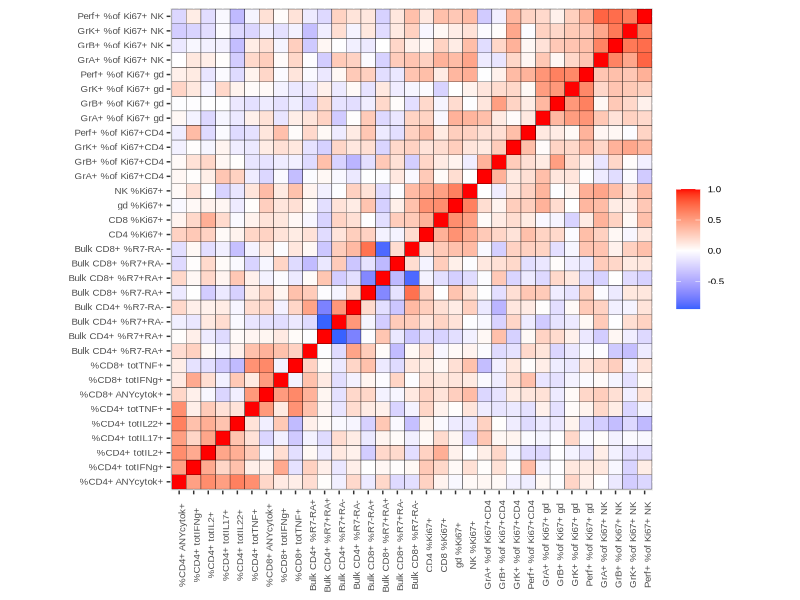
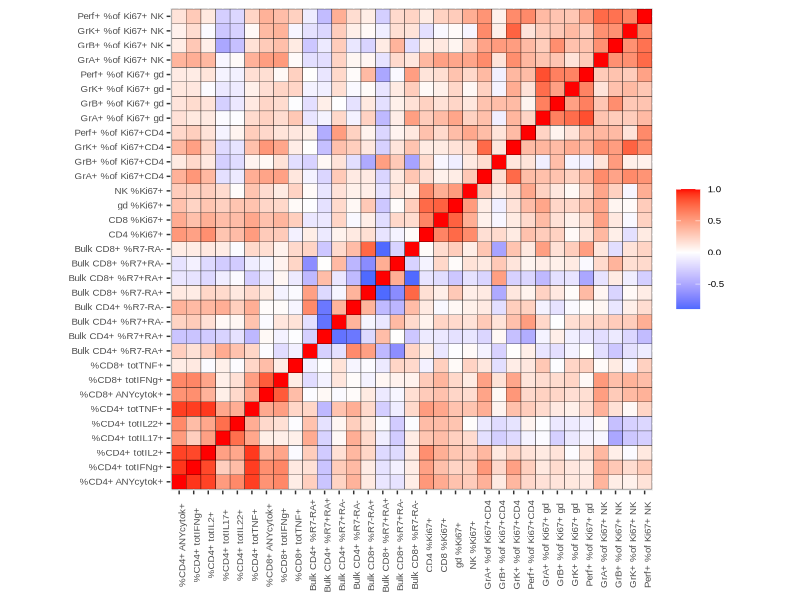
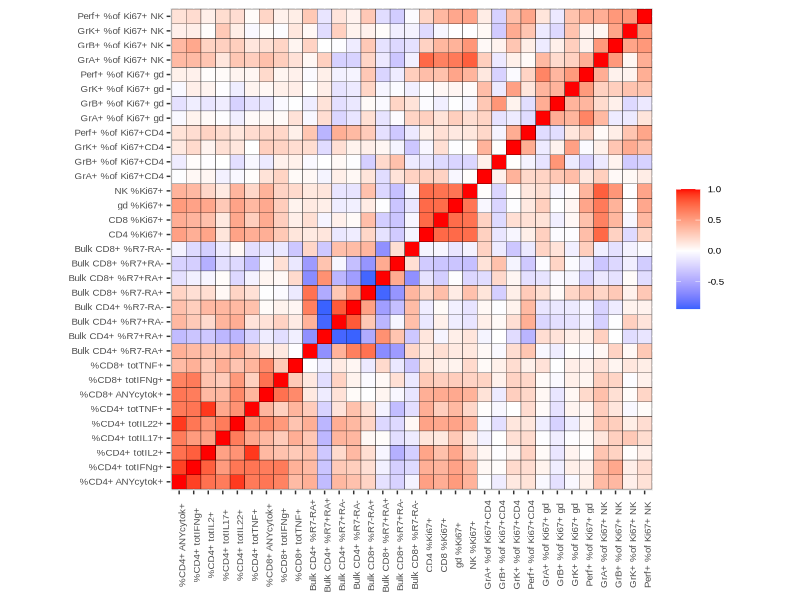
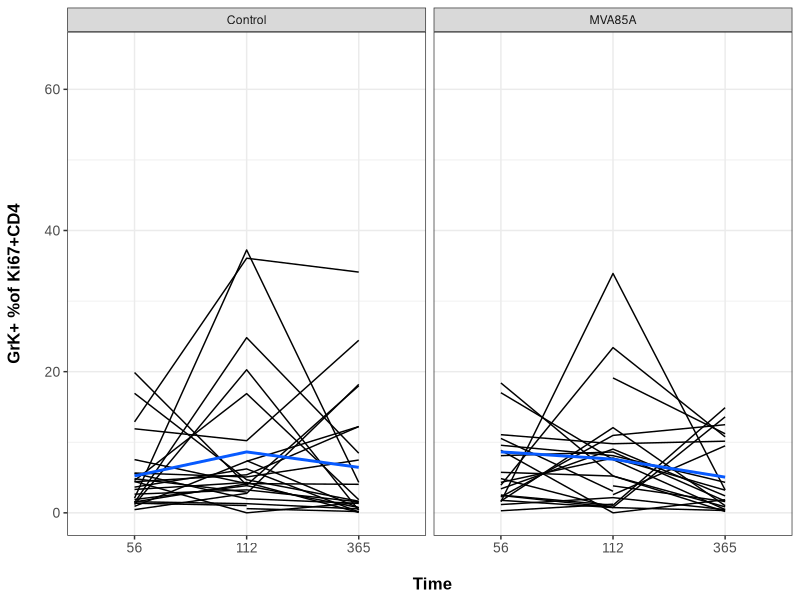

Reproduce these figures in R, in order.
# Load packages

library(readxl)
library(tidyverse)
library(ggplot2)

# Read in group data

groupA = read_xlsx("data/groupAinfantsData_AD_23Feb2023.xlsx")
varA = colnames(groupA[, 17:56])

groupB = read_xlsx("data/groupBinfantsData_AD_23Feb2023.xlsx")
varB = colnames(groupB[, 16:34])

# Change variable names

## Study design and covariates

colnames(groupA)[1:4] = c("ID", "Group", "Time", "Treatment")
groupA$Time = as.factor(groupA$Time)
colnames(groupA)[10] = c("QFT")
colnames(groupA)[12:13] = c("Feeding", "Antibiotic")

colnames(groupB)[1:4] =  c("ID", "Group", "Time", "Treatment")
groupB$Time = as.factor(groupB$Time)
colnames(groupB)[10] = c("QFT")
colnames(groupB)[12:13] = c("Feeding", "Antibiotic")

# Create new dummy variables for feeding and antibiotic

groupA$FA = ifelse(groupA$Feeding == "Breast Milk" & groupA$Antibiotic == "Yes", 3, ifelse(groupA$Feeding == "Breast Milk" & groupA$Antibiotic == "No", 2, ifelse(groupA$Feeding == "Formula" & groupA$Antibiotic == "No", 1, 0)))
groupA$FA = factor(groupA$FA)

groupB$FA = ifelse(groupB$Feeding == "Breast Milk" & groupB$Antibiotic == "Y", 3, ifelse(groupB$Feeding == "Breast Milk" & groupB$Antibiotic == "N", 2, ifelse(groupB$Feeding == "Formula" & groupB$Antibiotic == "N", 1, 0)))
groupB$FA = factor(groupB$FA)

## Create immune response data sets

# Rename by number

groupA = rename_with(.data = groupA, .fn = ~ paste0("O", 1:length(varA)), .cols = 17:56)
groupB = rename_with(.data = groupB, .fn = ~ paste0("O", 1:length(varB)), .cols = 16:34)

# Drop indeterminate QFT observations
indet_idsA = groupA[which(groupA$QFT == "Indeterminate"), ]$ID
indet_idsB = groupB[which(groupB$QFT == "Indeterminate"), ]$ID

groupA = groupA[-which(groupA$ID %in% indet_idsA), ]
groupB = groupB[-which(groupB$ID %in% indet_idsB), ]




# Load packages

library(xtable)
library(kableExtra)
library(dplyr)
library(reshape2)
library(knitr)

# Keep only the first observation per patient - variables of interest do not change over time, only immune outcomes

groupAstats = groupA %>% group_by(ID) %>% slice(1) %>% ungroup()
groupBstats = groupB %>% group_by(ID) %>% slice(1) %>% ungroup()

# MVA85A

table_2way1 = table(groupAstats$Group, groupAstats$Treatment)
table_2way2 = table(groupBstats$Group, groupBstats$Treatment)

# Convert the table to a data frame for better handling
table_2way1_df = as.data.frame(rbind(table_2way1, table_2way2))
table_2way1_df$Total = apply(table_2way1_df, 1, sum)

# Calculate row percentages
table_2way1_percent = table_2way1_df %>%
  mutate(Control_Percent = Control / Total * 100,
         MVA85A_Percent = MVA85A / Total * 100)

# Display counts with percentages in a combined format
table_2way1_combined = table_2way1_percent %>%
  mutate(Control = paste0(as.character(Control), " (", round(Control_Percent, 1), "%)"),
         MVA85A = paste0(as.character(MVA85A), " (", round(MVA85A_Percent, 1), "%)"),
         Total = paste0(as.character(Total), " (100%)"))

table_2way1_combined = table_2way1_combined[, 1:3]

table_2way1_combined %>%
  kbl(format = "latex", booktabs = TRUE) %>%
  kable_styling(latex_options = c("hold_position"))

# QFT

table_2way1 = table(groupAstats$Group, groupAstats$QFT)
table_2way2 = table(groupBstats$Group, groupBstats$QFT)

# Convert the table to a data frame for better handling
table_2way2_df = as.data.frame(rbind(table_2way1, table_2way2))
table_2way2_df$Total = apply(table_2way2_df, 1, sum)

# Calculate row percentages
table_2way2_percent = table_2way2_df %>%
  mutate(Negative_Percent = Negative / Total * 100,
         Positive_Percent = Positive / Total * 100)

# Display counts with percentages in a combined format
table_2way2_combined = table_2way2_percent %>%
  mutate(Negative = paste0(as.character(Negative), " (", round(Negative_Percent, 1), "%)"),
         Positive = paste0(as.character(Positive), " (", round(Positive_Percent, 1), "%)"),
         Total = paste0(as.character(Total), " (100%)"))

table_2way2_combined = table_2way2_combined[, 1:3]

table_2way2_combined %>%
  kbl(format = "latex", booktabs = TRUE) %>%
  kable_styling(latex_options = c("hold_position"))

# Feeding

table_2way1 = table(groupAstats$Group, groupAstats$Feeding)
table_2way2 = table(groupBstats$Group, groupBstats$Feeding)

# Convert the table to a data frame for better handling
table_2way3_df = as.data.frame(rbind(table_2way1, table_2way2))
table_2way3_df$Total = apply(table_2way3_df, 1, sum)

# Calculate row percentages
table_2way3_percent = table_2way3_df %>%
  mutate(Breast_Percent = `Breast Milk` / Total * 100,
         Formula_Percent = Formula / Total * 100)

# Display counts with percentages in a combined format
table_2way3_combined = table_2way3_percent %>%
  mutate(`Breast Milk` = paste0(as.character(`Breast Milk`), " (", round(Breast_Percent, 1), "%)"),
         Formula = paste0(as.character(Formula), " (", round(Formula_Percent, 1), "%)"),
         Total = paste0(as.character(Total), " (100%)"))

table_2way3_combined = table_2way3_combined[, 1:3]

table_2way3_combined %>%
  kbl(format = "latex", booktabs = TRUE) %>%
  kable_styling(latex_options = c("hold_position"))

# Cotrimoxazole

table_2way1 = table(groupAstats$Group, groupAstats$Antibiotic)
table_2way2 = table(groupBstats$Group, groupBstats$Antibiotic)

# Convert the table to a data frame for better handling
table_2way4_df = as.data.frame(rbind(table_2way1, table_2way2))
table_2way4_df$Total = apply(table_2way4_df, 1, sum)

# Calculate row percentages
table_2way4_percent = table_2way4_df %>%
  mutate(No_Percent = No / Total * 100,
         Yes_Percent = Yes / Total * 100)

# Display counts with percentages in a combined format

table_2way4_combined = table_2way4_percent %>%
  mutate(No = paste0(as.character(No), " (", round(No_Percent, 1), "%)"),
         Yes = paste0(as.character(Yes), " (", round(Yes_Percent, 1), "%)"),
         Total = paste0(as.character(Total), " (100%)"))

table_2way4_combined = table_2way4_combined[, 1:3]

table_2way4_combined %>%
  kbl(format = "latex", booktabs = TRUE) %>%
  kable_styling(latex_options = c("hold_position"))

# Feeding & Cotrimoxazole (FA)

table_2way1 = table(groupAstats$Group, groupAstats$FA)
table_2way2 = table(groupBstats$Group, groupBstats$FA)

# Convert the table to a data frame for better handling
table_2way5_df = as.data.frame(rbind(table_2way1, table_2way2))
table_2way5_df$Total = apply(table_2way5_df, 1, sum)

# Calculate row percentages
table_2way5_percent = table_2way5_df %>%
  mutate(FA0_Percent = `0` / Total * 100,
         FA1_Percent = `1` / Total * 100,
         FA2_Percent = `2` / Total * 100,
         FA3_Percent = `3` / Total * 100)

# Display counts with percentages in a combined format
table_2way5_combined = table_2way5_percent %>%
  mutate(`0` = paste0(as.character(`0`), " (", round(FA0_Percent, 1), "%)"),
         `1` = paste0(as.character(`1`), " (", round(FA1_Percent, 1), "%)"),
         `2` = paste0(as.character(`2`), " (", round(FA2_Percent, 1), "%)"),
         `3` = paste0(as.character(`3`), " (", round(FA3_Percent, 1), "%)"),
         Total = paste0(as.character(Total), " (100%)"))

table_2way5_combined = t(table_2way5_combined[, 1:5])

table_2way5_combined %>%
  kbl(format = "latex", booktabs = TRUE) %>%
  kable_styling(latex_options = c("hold_position"))

# Sex

table_2way1 = table(groupAstats$Group, groupAstats$Gender)
table_2way2 = table(groupBstats$Group, groupBstats$Gender)

# Convert the table to a data frame for better handling
table_2way6_df = as.data.frame(rbind(table_2way1, table_2way2))
table_2way6_df$Total = apply(table_2way6_df, 1, sum)

# Calculate row percentages
table_2way6_percent = table_2way6_df %>%
  mutate(F_Percent = `F` / Total * 100,
         M_Percent = M / Total * 100)

# Display counts with percentages in a combined format
table_2way6_combined = table_2way6_percent %>%
  mutate(`F` = paste0(as.character(`F`), " (", round(F_Percent, 1), "%)"),
         M = paste0(as.character(M), " (", round(M_Percent, 1), "%)"),
         Total = paste0(as.character(Total), " (100%)"))

table_2way6_combined = table_2way6_combined[, 1:3]

table_2way6_combined %>%
  kbl(format = "latex", booktabs = TRUE) %>%
  kable_styling(latex_options = c("hold_position"))

# Sex & MVA85A

table_2way1 = table(groupAstats$Gender, groupAstats$Treatment)
table_2way2 = table(groupBstats$Gender, groupBstats$Treatment)
table_2wayplus = table_2way1 + table_2way2

# Convert the table to a data frame for better handling
table_2way7_df = as.data.frame(table_2wayplus)
table_2way7_df = dcast(table_2way7_df, Var1 ~ Var2, value.var = "Freq")
row.names(table_2way7_df) = levels(table_2way7_df$Var1)
table_2way7_df = table_2way7_df[, -1]
table_2way7_df$Total = apply(table_2way7_df, 1, sum)

# Calculate row percentages
table_2way7_percent = table_2way7_df %>%
  mutate(Control_Percent = Control / (Control + MVA85A) * 100,
         MVA85A_Percent = MVA85A / (Control + MVA85A) * 100)


# Display counts with percentages in a combined format
table_2way7_combined = table_2way7_percent %>%
  mutate(Control = paste0(Control, " (", round(Control_Percent, 1), "%)"),
         MVA85A = paste0(MVA85A, " (", round(MVA85A_Percent, 1), "%)"),
         Total = paste0(Total, " (100%)"))

table_2way7_combined = table_2way7_combined[, 1:3]

table_2way7_combined %>%
  kbl(format = "latex", booktabs = TRUE) %>%
  kable_styling(latex_options = c("hold_position"))

# Sex & QFT

table_2way1 = table(groupAstats$Gender, groupAstats$QFT)
table_2way2 = table(groupBstats$Gender, groupBstats$QFT)
table_2wayplus = table_2way1 + table_2way2

# Convert the table to a data frame for better handling
table_2way8_df = as.data.frame(table_2wayplus)
table_2way8_df = dcast(table_2way8_df, Var1 ~ Var2, value.var = "Freq")
row.names(table_2way8_df) = levels(table_2way8_df$Var1)
table_2way8_df = table_2way8_df[, -1]
table_2way8_df$Total = apply(table_2way8_df, 1, sum)

# Calculate row percentages
table_2way8_percent = table_2way8_df %>%
  mutate(Negative_Percent = Negative / (Negative + Positive) * 100,
         Positive_Percent = Positive / (Negative + Positive) * 100)

# Display counts with percentages in a combined format
table_2way8_combined = table_2way8_percent %>%
  mutate(Negative = paste0(Negative, " (", round(Negative_Percent, 1), "%)"),
         Positive = paste0(Positive, " (", round(Positive_Percent, 1), "%)"),
         Total = paste0(Total, " (100%)"))

table_2way8_combined = table_2way8_combined[, 1:3]

table_2way8_combined %>%
  kbl(format = "latex", booktabs = TRUE) %>%
  kable_styling(latex_options = c("hold_position"))

# Sex & FA

table_2way1 = table(groupAstats$Gender, groupAstats$FA)
table_2way2 = table(groupBstats$Gender, groupBstats$FA)
table_2wayplus = table_2way1 + table_2way2

# Convert the table to a data frame for better handling
table_2way9_df = as.data.frame(table_2wayplus)
table_2way9_df = dcast(table_2way9_df, Var1 ~ Var2, value.var = "Freq")
row.names(table_2way9_df) = c("F", "M")
table_2way9_df = table_2way9_df[, -1]
table_2way9_df$Total = apply(table_2way9_df, 1, sum)


# Calculate row percentages
table_2way9_percent = table_2way9_df %>%
  mutate(FA0_Percent = `0` / (`0` + `1` + `2` + `3`) * 100,
         FA1_Percent = `1` / (`0` + `1` + `2` + `3`) * 100,
         FA2_Percent = `2` / (`0` + `1` + `2` + `3`) * 100,
         FA3_Percent = `3` / (`0` + `1` + `2` + `3`) * 100)

# Display counts with percentages in a combined format
table_2way9_combined = table_2way9_percent %>%
  mutate(`0` = paste0(`0`, " (", round(FA0_Percent, 1), "%)"),
         `1` = paste0(`1`, " (", round(FA1_Percent, 1), "%)"),
         `2` = paste0(`2`, " (", round(FA2_Percent, 1), "%)"),
         `3` = paste0(`3`, " (", round(FA3_Percent, 1), "%)"),
         Total = paste0(Total, " (100%)"))

table_2way9_combined = t(table_2way9_combined[, 1:5])

table_2way9_combined %>%
  kbl(format = "latex", booktabs = TRUE) %>%
  kable_styling(latex_options = c("hold_position"))

# Fisher's Exact Tests for dependence between feeding and cotrimoxazole

# Nonparametric test

fant_A = table(groupA$Feeding, groupA$Antibiotic)

fisher.test(x = fant_A)

fant_B = table(groupB$Feeding, groupB$Antibiotic)

fisher.test(x = fant_B)

# Evidence of dependence in Group A but not Group B - supports combined VOI (FA)

# Change labels for plotting

varA[8] = "%CD8+ ANYcytok+"
varA[14:21] = c("Bulk CD4+ %R7-RA+", "Bulk CD4+ %R7+RA+", "Bulk CD4+ %R7+RA-", "Bulk CD4+ %R7-RA-",
                "Bulk CD8+ %R7-RA+", "Bulk CD8+ %R7+RA+", "Bulk CD8+ %R7+RA-", "Bulk CD8+ %R7-RA-")

varA = varA[-c(1, 10, 11, 12, 28, 33, 38)]

varB[5:16] =  c("%CD16+ PMN", "%CD14+ Mono", "%CD19+ B", "%CD3+ T", "%CD56+ NKTlike", "%CD8+ T",     
                "%HLA-DR+ CD8+ T", "%CD4+ T", "%HLA-DR+ CD4+ T", "%gd TCR+",  "%HLA-DR+ gd T",  "%totNK")
varB = varB[-(1:7)]

# Separate data by outcome; removing GrL+ responses and infrequently observed outcomes

outA = groupA[, -c(1:17, 26, 27, 28, 44, 49, 54)]
colnames(outA) = varA
outB = groupB[, c(23:34)]
colnames(outB) = varB

# Correlations

# Group A

corA = cbind('Time' = groupA$`Time`, outA)

corA_visit1 = corA[corA$Time == 56, ]
corA_visit1 = corA_visit1[complete.cases(corA_visit1), ]
corA_visit1 = as.matrix(corA_visit1[, -c(1,35)])

corA1mat = cor(corA_visit1, method = "spearman")
corA1mat = melt(corA1mat)

corA_visit2 = corA[corA$Time == 112, ]
corA_visit2 = corA_visit2[complete.cases(corA_visit2), ]
corA_visit2 = as.matrix(corA_visit2[, -c(1, 35)])

corA2mat = cor(corA_visit2, method = "spearman")
corA2mat = melt(corA2mat)

corA_visit3 = corA[corA$Time == 365, ]
corA_visit3 = corA_visit3[complete.cases(corA_visit3), ]
corA_visit3 = as.matrix(corA_visit3[, -c(1, 35)])

corA3mat = cor(corA_visit3, method = "spearman")
corA3mat = melt(corA3mat)

# Heatmap of all Group A outcomes on Days

ggplot(corA1mat, aes(x = Var1, y = Var2, fill = value)) +
  geom_tile(color = "black") +
  theme(axis.title.x = element_blank(),
        axis.title.y = element_blank(),
        axis.text.x = element_text(size = 7, angle = 90, family = "Arial"),
        axis.text.y = element_text(size = 7, family = "Arial"),
        legend.text = element_text(size = 7, family = "Arial"),
        legend.title = element_blank()) +
  scale_fill_gradient2(low = "#075AFF",
                       mid = "white",
                       high = "#FF0000") + coord_fixed()

ggplot(corA2mat, aes(x = Var1, y = Var2, fill = value)) +
  geom_tile(color = "black") +
  theme(axis.title.x = element_blank(),
        axis.title.y = element_blank(),
        axis.text.x = element_text(size = 7, angle = 90, family = "Arial"),
        axis.text.y = element_text(size = 7, family = "Arial"),
        legend.text = element_text(size = 7, family = "Arial"),
        legend.title = element_blank()) +
  scale_fill_gradient2(low = "#075AFF",
                       mid = "white",
                       high = "#FF0000") + coord_fixed()

ggplot(corA3mat, aes(x = Var1, y = Var2, fill = value)) +
  geom_tile(color = "black") +
  theme(axis.title.x = element_blank(),
        axis.title.y = element_blank(),
        axis.text.x = element_text(size = 7, angle = 90, family = "Arial"),
        axis.text.y = element_text(size = 7, family = "Arial"),
        legend.text = element_text(size = 7, family = "Arial"),
        legend.title = element_blank()) +
  scale_fill_gradient2(low = "#075AFF",
                       mid = "white",
                       high = "#FF0000") + coord_fixed()

# Spaghetti plots of Group A outcomes

ggplot(data = groupA, aes(x = factor(Time, levels = c("56", "112", "365")), y = O24, group = ID)) + 
  geom_line() + stat_summary(aes(group = 1), fun.y = mean, geom = "line", shape = 17, size = 1, color = "#075AFF") +
  xlab("\n Time") + ylab(paste0(varA[24], "\n")) + theme_bw() + 
  theme(axis.title.x = element_text(size = 12, family = "Arial", face = "bold"),
        axis.title.y = element_text(size = 12, family = "Arial", face = "bold"),
        axis.text.x = element_text(size = 10, family = "Arial"),
        axis.text.y = element_text(size = 10, family = "Arial"),
        legend.text = element_text(size = 10, family = "Arial")) + facet_wrap(~`Treatment`)
